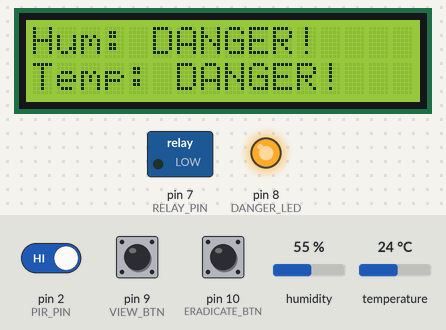
This sketch was run on a simulated Arduino Uno, built with avr-gcc and run on an emulated ATmega328P. On the bench: 16×2 character LCD, switched loads named in the sketch (green lamp = pin HIGH), output pins drawn as LEDs (lit = HIGH). The test bench sets the inputs (shaded band); at power-on: pin 10 (ERADICATE_BTN) HIGH, temperature 24 °C, pin 2 (PIR_PIN) HIGH, pin 9 (VIEW_BTN) HIGH, humidity 55 %.

Above: at 3.2 s.
3.3 s: pin 10 (ERADICATE_BTN) pulled LOW for 0.15 s
At 4.5 s:
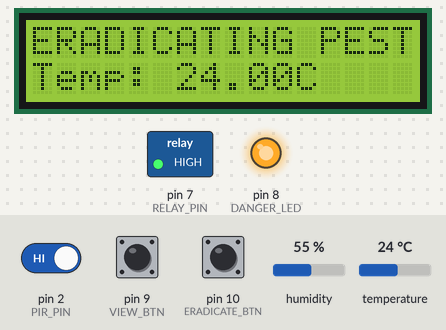
4.9 s: temperature set to 12 °C
At 7.3 s:
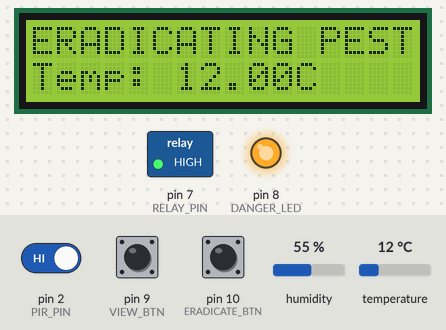
7.7 s: temperature set to 19 °C
At 8.8 s:
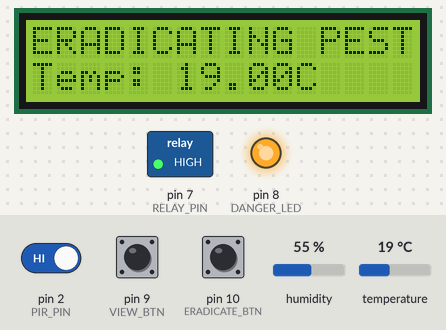
9.7 s: temperature set to 28 °C
At 11.6 s:
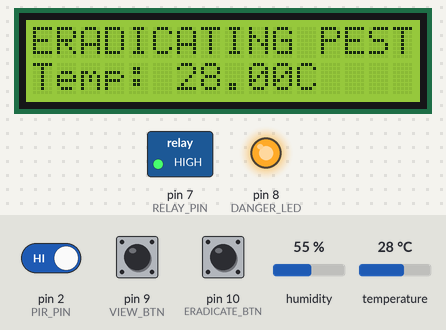
Timing chart, 0 to 12.7 s (numbered marks = the images above; inputs shaded):
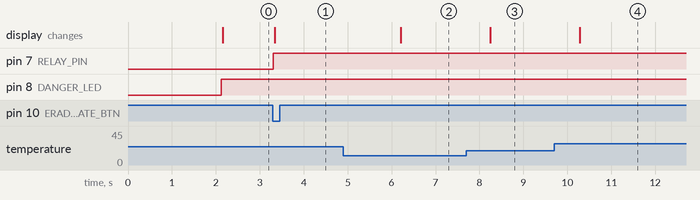

Measured:
- after the input at 3.3 s, pin 7 (RELAY_PIN): LOW → HIGH at once; the display: changes at once (image 1)
- after the input at 4.9 s, the display: changes after 1.3 s (image 2)
- after the input at 7.7 s, the display: changes after 0.55 s (image 3)
- after the input at 9.7 s, the display: changes after 0.58 s (image 4)

The sketch:

Project_Source_Code.ino
```cpp
/*
 * RICE SAVER - Automated Grain Preservation System
 * Developer: Inuka Jithmal & Vihanga Nimsara
 * Hardware: Arduino Uno, DHT11/22, PIR Sensor, Relay, 16x2 I2C LCD, LEDs, Push Buttons
 */

#include <Wire.h>
#include <LiquidCrystal_I2C.h>
#include <DHT.h>

// --- PIN DEFINITIONS ---
#define DHTPIN 4              // Digital pin connected to the DHT sensor
#define DHTTYPE DHT11         // Change to DHT22 if you are using that version
#define PIR_PIN 2             // PIR Sensor pin (Must be Pin 2 or 3 for Interrupts on Uno)
#define RELAY_PIN 7           // Relay module controlling the Heater and Exhaust Fan
#define DANGER_LED 8          // Red LED for Danger alerts
#define VIEW_BTN 9            // Push button to view current Temp/Humid
#define ERADICATE_BTN 10      // Push button to manually trigger the 60°C cycle

// --- THRESHOLDS ---
const float MIN_SAFE_TEMP = 17.0;
const float MAX_SAFE_TEMP = 22.0;
const float MIN_SAFE_HUM = 35.0;
const float MAX_SAFE_HUM = 45.0;
const float ERADICATION_TEMP = 60.0;

// --- VARIABLES ---
volatile int motionCount = 0;
unsigned long lastMotionTime = 0;

bool isEradicating = false;
unsigned long eradicationStartTime = 0;
const unsigned long ERADICATION_DURATION = 7200000; // 2 hours in milliseconds

// Initialize DHT and LCD (Check your specific I2C address, usually 0x27 or 0x3F)
DHT dht(DHTPIN, DHTTYPE);
LiquidCrystal_I2C lcd(0x27, 16, 2);

void setup() {
  Serial.begin(9600);

  // Pin Modes
  pinMode(RELAY_PIN, OUTPUT);
  pinMode(DANGER_LED, OUTPUT);
  pinMode(VIEW_BTN, INPUT_PULLUP);
  pinMode(ERADICATE_BTN, INPUT_PULLUP);
  pinMode(PIR_PIN, INPUT);

  // Initialize Outputs
  digitalWrite(RELAY_PIN, LOW); // Relay OFF initially (Assuming Active HIGH)
  digitalWrite(DANGER_LED, LOW);

  // Attach hardware interrupt for the PIR sensor
  attachInterrupt(digitalPinToInterrupt(PIR_PIN), countMotion, RISING);

  // Initialize Display & Sensor
  dht.begin();
  lcd.init();
  lcd.backlight();
  lcd.setCursor(0, 0);
  lcd.print("RICE SAVER v1.0");
  lcd.setCursor(0, 1);
  lcd.print("System Starting...");
  delay(2000);
  lcd.clear();
}

void loop() {
  // Read sensor data
  float hum = dht.readHumidity();
  float temp = dht.readTemperature();

  // Check if sensor readings are valid
  if (isnan(hum) || isnan(temp)) {
    lcd.setCursor(0, 0);
    lcd.print("Sensor Error!   ");
    return;
  }

  // --- BUTTON LOGIC ---
  bool viewBtnPressed = digitalRead(VIEW_BTN) == LOW;
  bool eradicateBtnPressed = digitalRead(ERADICATE_BTN) == LOW;

  if (eradicateBtnPressed && !isEradicating) {
    isEradicating = true;
    eradicationStartTime = millis();
    lcd.clear();
  }

  // --- ERADICATION MODE (60°C Cycle) ---
  if (isEradicating) {
    // Check if 2 hours have passed
    if (millis() - eradicationStartTime >= ERADICATION_DURATION) {
      isEradicating = false; // End cycle
      digitalWrite(RELAY_PIN, LOW); // Turn off heater/fan
      lcd.clear();
    } else {
      // Heat up to 60°C
      if (temp < ERADICATION_TEMP) {
        digitalWrite(RELAY_PIN, HIGH); // Turn Heater/Fan ON
      } else {
        digitalWrite(RELAY_PIN, LOW);  // Hold temp (Turn OFF briefly if it hits 60)
      }

      // Display Eradication Status
      lcd.setCursor(0, 0);
      lcd.print("ERADICATING PEST");
      lcd.setCursor(0, 1);
      lcd.print("Temp: ");
      lcd.print(temp);
      lcd.print("C   ");
    }
  }
  // --- BASELINE MONITORING MODE ---
  else {
    digitalWrite(RELAY_PIN, LOW); // Ensure relay is off in normal mode

    bool tempDanger = (temp < MIN_SAFE_TEMP || temp > MAX_SAFE_TEMP);
    bool humDanger = (hum < MIN_SAFE_HUM || hum > MAX_SAFE_HUM);

    // Trigger LED if outside safe zones
    if (tempDanger || humDanger) {
      digitalWrite(DANGER_LED, HIGH);
    } else {
      digitalWrite(DANGER_LED, LOW);
    }

    // Display Logic based on View Button
    if (viewBtnPressed) {
      // Show exact readings when button is held
      lcd.setCursor(0, 0);
      lcd.print("Temp: ");
      lcd.print(temp);
      lcd.print("C    ");

      lcd.setCursor(0, 1);
      lcd.print("Hum:  ");
      lcd.print(hum);
      lcd.print("%    ");
    } else {
      // Default Screen: Show Danger Warnings or Motion Count
      if (tempDanger || humDanger) {
        lcd.setCursor(0, 0);
        lcd.print(humDanger ? "Hum: DANGER!    " : "Hum: SAFE       ");
        lcd.setCursor(0, 1);
        lcd.print(tempDanger ? "Temp: DANGER!   " : "Temp: SAFE      ");
      } else {
        lcd.setCursor(0, 0);
        lcd.print("System: SAFE    ");
        lcd.setCursor(0, 1);
        lcd.print("Motion Count: ");
        lcd.print(motionCount);
        lcd.print("  "); // Clear trailing characters
      }
    }
  }
}

// --- PIR SENSOR INTERRUPT SERVICE ROUTINE ---
void countMotion() {
  unsigned long currentTime = millis();
  // Simple software debounce: only count once every 2 seconds
  if (currentTime - lastMotionTime > 2000) {
    motionCount++;
    lastMotionTime = currentTime;
  }
}
```
